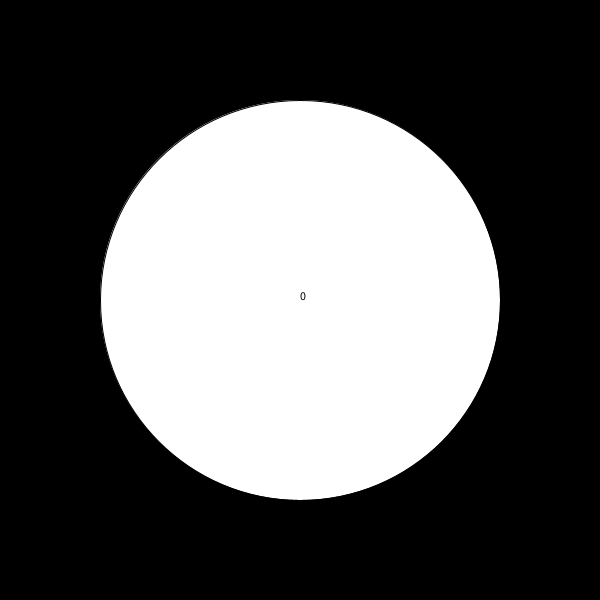
Frame 1 (no input)
Frame 60 (the mouse pressed at the canvas centre just before this capture): identical to frame 1, image omitted
Frame 120 (the mouse held since frame 60 and released just before this capture): identical to frame 1, image omitted

The Processing sketch that drew this single still picture (run headless with seeded random() and noise(); from frame 60 on, the mouse is pressed at the canvas centre):

// Processing sketch: Fractions
// ── Fractions.pde
int num = 0;
int den = 0;
int current = 0;
void setup(){
  size(600,600);
}
void draw(){
  background(0);
  fill(255);
  ellipse(300,300,400,400);
  stroke(0);
  fill(0);
  text(num,300,300);
  translate(300,300);
  for(int i = 1; i <= den; i++){
    for(int j = 0; j < 40000/den; j++){
    rotate(2*PI/(40000/den));
    line(0,0,0,-200);
    if(i <= num){
      stroke(255,0,0);
    }
    else{
      stroke(255);
    }
    }
  }
}
void keyPressed(){
  if(key >= 48 && key <= 57){
    current*=10;
    current+=key-48;
  }
  if(key == 'e'){
    if(num == 0){
      num = current;
    }
    else{
      den = current;
    }
    current = 0;
  }
}
